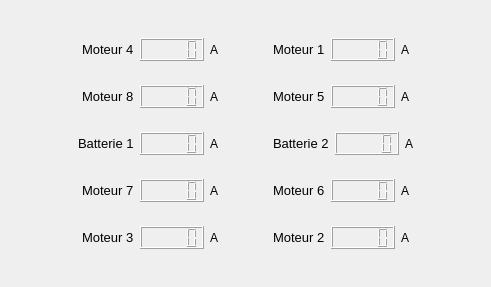
      <widget class="QWidget" name="tab_7">
       <attribute name="title">
        <string>Current</string>
       </attribute>
       <layout class="QHBoxLayout" name="horizontalLayout_26">
        <item>
         <widget class="QWidget" name="widget_2" native="true">
          <property name="maximumSize">
           <size>
            <width>16777215</width>
            <height>16777215</height>
           </size>
          </property>
          <layout class="QHBoxLayout" name="horizontalLayout_15">
           <item>
            <widget class="QWidget" name="widget_18" native="true">
             <property name="maximumSize">
              <size>
               <width>300</width>
               <height>16777215</height>
              </size>
             </property>
             <layout class="QVBoxLayout" name="verticalLayout_3">
              <item>
               <widget class="QWidget" name="widget_3" native="true">
                <property name="maximumSize">
                 <size>
                  <width>16777215</width>
                  <height>16777215</height>
                 </size>
                </property>
                <layout class="QHBoxLayout" name="horizontalLayout_8">
                 <item>
                  <spacer name="horizontalSpacer_5">
                   <property name="orientation">
                    <enum>Qt::Horizontal</enum>
                   </property>
                   <property name="sizeHint" stdset="0">
                    <size>
                     <width>40</width>
                     <height>20</height>
                    </size>
                   </property>
                  </spacer>
                 </item>
                 <item>
                  <widget class="QLabel" name="M4_2">
                   <property name="maximumSize">
                    <size>
                     <width>60</width>
                     <height>33</height>
                    </size>
                   </property>
                   <property name="font">
                    <font>
                     <pointsize>10</pointsize>
                    </font>
                   </property>
                   <property name="text">
                    <string>Moteur 4</string>
                   </property>
                  </widget>
                 </item>
                 <item>
                  <widget class="QLCDNumber" name="CurrentM4">
                   <property name="minimumSize">
                    <size>
                     <width>0</width>
                     <height>0</height>
                    </size>
                   </property>
                   <property name="maximumSize">
                    <size>
                     <width>78</width>
                     <height>37</height>
                    </size>
                   </property>
                  </widget>
                 </item>
                 <item>
                  <widget class="QLabel" name="label_111">
                   <property name="maximumSize">
                    <size>
                     <width>60</width>
                     <height>16777215</height>
                    </size>
                   </property>
                   <property name="text">
                    <string>A</string>
                   </property>
                  </widget>
                 </item>
                </layout>
               </widget>
              </item>
              <item>
               <widget class="QWidget" name="widget_9" native="true">
                <property name="maximumSize">
                 <size>
                  <width>16777215</width>
                  <height>16777215</height>
                 </size>
                </property>
                <layout class="QHBoxLayout" name="horizontalLayout_17">
                 <item>
                  <spacer name="horizontalSpacer_6">
                   <property name="orientation">
                    <enum>Qt::Horizontal</enum>
                   </property>
                   <property name="sizeHint" stdset="0">
                    <size>
                     <width>40</width>
                     <height>20</height>
                    </size>
                   </property>
                  </spacer>
                 </item>
                 <item>
                  <widget class="QLabel" name="M8_2">
                   <property name="maximumSize">
                    <size>
                     <width>60</width>
                     <height>33</height>
                    </size>
                   </property>
                   <property name="font">
                    <font>
                     <pointsize>10</pointsize>
                    </font>
                   </property>
                   <property name="text">
                    <string>Moteur 8</string>
                   </property>
                  </widget>
                 </item>
                 <item>
                  <widget class="QLCDNumber" name="CurrentM8">
                   <property name="minimumSize">
                    <size>
                     <width>0</width>
                     <height>0</height>
                    </size>
                   </property>
                   <property name="maximumSize">
                    <size>
                     <width>78</width>
                     <height>37</height>
                    </size>
                   </property>
                  </widget>
                 </item>
                 <item>
                  <widget class="QLabel" name="label_113">
                   <property name="maximumSize">
                    <size>
                     <width>60</width>
                     <height>16777215</height>
                    </size>
                   </property>
                   <property name="text">
                    <string>A</string>
                   </property>
                  </widget>
                 </item>
                </layout>
               </widget>
              </item>
              <item>
               <widget class="QWidget" name="widget_19" native="true">
                <property name="maximumSize">
                 <size>
                  <width>16777215</width>
                  <height>16777215</height>
                 </size>
                </property>
                <layout class="QHBoxLayout" name="horizontalLayout_18">
                 <item>
                  <spacer name="horizontalSpacer_3">
                   <property name="orientation">
                    <enum>Qt::Horizontal</enum>
                   </property>
                   <property name="sizeHint" stdset="0">
                    <size>
                     <width>40</width>
                     <height>20</height>
                    </size>
                   </property>
                  </spacer>
                 </item>
                 <item>
                  <widget class="QLabel" name="label_114">
                   <property name="maximumSize">
                    <size>
                     <width>70</width>
                     <height>33</height>
                    </size>
                   </property>
                   <property name="font">
                    <font>
                     <pointsize>10</pointsize>
                    </font>
                   </property>
                   <property name="text">
                    <string>Batterie 1</string>
                   </property>
                  </widget>
                 </item>
                 <item>
                  <widget class="QLCDNumber" name="CurrentB1">
                   <property name="minimumSize">
                    <size>
                     <width>0</width>
                     <height>0</height>
                    </size>
                   </property>
                   <property name="maximumSize">
                    <size>
                     <width>78</width>
                     <height>37</height>
                    </size>
                   </property>
                  </widget>
                 </item>
                 <item>
                  <widget class="QLabel" name="label_115">
                   <property name="maximumSize">
                    <size>
                     <width>60</width>
                     <height>16777215</height>
                    </size>
                   </property>
                   <property name="text">
                    <string>A</string>
                   </property>
                  </widget>
                 </item>
                </layout>
               </widget>
              </item>
              <item>
               <widget class="QWidget" name="widget_20" native="true">
                <property name="maximumSize">
                 <size>
                  <width>16777215</width>
                  <height>16777215</height>
                 </size>
                </property>
                <layout class="QHBoxLayout" name="horizontalLayout_19">
                 <item>
                  <spacer name="horizontalSpacer_7">
                   <property name="orientation">
                    <enum>Qt::Horizontal</enum>
                   </property>
                   <property name="sizeHint" stdset="0">
                    <size>
                     <width>40</width>
                     <height>20</height>
                    </size>
                   </property>
                  </spacer>
                 </item>
                 <item>
                  <widget class="QLabel" name="M7_2">
                   <property name="maximumSize">
                    <size>
                     <width>60</width>
                     <height>33</height>
                    </size>
                   </property>
                   <property name="font">
                    <font>
                     <pointsize>10</pointsize>
                    </font>
                   </property>
                   <property name="text">
                    <string>Moteur 7</string>
                   </property>
                  </widget>
                 </item>
                 <item>
                  <widget class="QLCDNumber" name="CurrentM7">
                   <property name="minimumSize">
                    <size>
                     <width>0</width>
                     <height>0</height>
                    </size>
                   </property>
                   <property name="maximumSize">
                    <size>
                     <width>78</width>
                     <height>37</height>
                    </size>
                   </property>
                  </widget>
                 </item>
                 <item>
                  <widget class="QLabel" name="label_117">
                   <property name="maximumSize">
                    <size>
                     <width>60</width>
                     <height>16777215</height>
                    </size>
                   </property>
                   <property name="text">
                    <string>A</string>
                   </property>
                  </widget>
                 </item>
                </layout>
               </widget>
              </item>
              <item>
               <widget class="QWidget" name="widget_21" native="true">
                <property name="maximumSize">
                 <size>
                  <width>16777215</width>
                  <height>16777215</height>
                 </size>
                </property>
                <layout class="QHBoxLayout" name="horizontalLayout_20">
                 <item>
                  <spacer name="horizontalSpacer_8">
                   <property name="orientation">
                    <enum>Qt::Horizontal</enum>
                   </property>
                   <property name="sizeHint" stdset="0">
                    <size>
                     <width>40</width>
                     <height>20</height>
                    </size>
                   </property>
                  </spacer>
                 </item>
                 <item>
                  <widget class="QLabel" name="M3_2">
                   <property name="maximumSize">
                    <size>
                     <width>60</width>
                     <height>33</height>
                    </size>
                   </property>
                   <property name="font">
                    <font>
                     <pointsize>10</pointsize>
                    </font>
                   </property>
                   <property name="text">
                    <string>Moteur 3</string>
                   </property>
                  </widget>
                 </item>
                 <item>
                  <widget class="QLCDNumber" name="CurrentM3">
                   <property name="minimumSize">
                    <size>
                     <width>0</width>
                     <height>0</height>
                    </size>
                   </property>
                   <property name="maximumSize">
                    <size>
                     <width>78</width>
                     <height>37</height>
                    </size>
                   </property>
                  </widget>
                 </item>
                 <item>
                  <widget class="QLabel" name="label_119">
                   <property name="maximumSize">
                    <size>
                     <width>60</width>
                     <height>16777215</height>
                    </size>
                   </property>
                   <property name="text">
                    <string>A</string>
                   </property>
                  </widget>
                 </item>
                </layout>
               </widget>
              </item>
             </layout>
            </widget>
           </item>
           <item>
            <widget class="QLabel" name="label_2">
             <property name="enabled">
              <bool>true</bool>
             </property>
             <property name="sizePolicy">
              <sizepolicy hsizetype="Expanding" vsizetype="Preferred">
               <horstretch>0</horstretch>
               <verstretch>0</verstretch>
              </sizepolicy>
             </property>
             <property name="maximumSize">
              <size>
               <width>282</width>
               <height>400</height>
              </size>
             </property>
             <property name="text">
              <string/>
             </property>
             <property name="pixmap">
              <pixmap>AUV8.1_Top_filaire_transparent_Rotate.png</pixmap>
             </property>
             <property name="scaledContents">
              <bool>true</bool>
             </property>
            </widget>
           </item>
           <item>
            <widget class="QWidget" name="widget_79" native="true">
             <property name="minimumSize">
              <size>
               <width>0</width>
               <height>0</height>
              </size>
             </property>
             <property name="maximumSize">
              <size>
               <width>300</width>
               <height>16651616</height>
              </size>
             </property>
             <layout class="QVBoxLayout" name="verticalLayout_5">
              <item>
               <widget class="QWidget" name="widget_22" native="true">
                <layout class="QHBoxLayout" name="horizontalLayout_21">
                 <item>
                  <widget class="QLabel" name="M1_2">
                   <property name="maximumSize">
                    <size>
                     <width>60</width>
                     <height>33</height>
                    </size>
                   </property>
                   <property name="font">
                    <font>
                     <pointsize>10</pointsize>
                    </font>
                   </property>
                   <property name="text">
                    <string>Moteur 1</string>
                   </property>
                  </widget>
                 </item>
                 <item>
                  <widget class="QLCDNumber" name="CurrentM1">
                   <property name="minimumSize">
                    <size>
                     <width>0</width>
                     <height>0</height>
                    </size>
                   </property>
                   <property name="maximumSize">
                    <size>
                     <width>78</width>
                     <height>37</height>
                    </size>
                   </property>
                  </widget>
                 </item>
                 <item>
                  <widget class="QLabel" name="label_121">
                   <property name="minimumSize">
                    <size>
                     <width>0</width>
                     <height>0</height>
                    </size>
                   </property>
                   <property name="maximumSize">
                    <size>
                     <width>60</width>
                     <height>16777215</height>
                    </size>
                   </property>
                   <property name="text">
                    <string>A</string>
                   </property>
                  </widget>
                 </item>
                 <item>
                  <spacer name="horizontalSpacer_9">
                   <property name="orientation">
                    <enum>Qt::Horizontal</enum>
                   </property>
                   <property name="sizeHint" stdset="0">
                    <size>
                     <width>40</width>
                     <height>20</height>
                    </size>
                   </property>
                  </spacer>
                 </item>
                </layout>
               </widget>
              </item>
              <item>
               <widget class="QWidget" name="widget_23" native="true">
                <layout class="QHBoxLayout" name="horizontalLayout_22">
                 <item>
                  <widget class="QLabel" name="M5_2">
                   <property name="maximumSize">
                    <size>
                     <width>60</width>
                     <height>33</height>
                    </size>
                   </property>
                   <property name="font">
                    <font>
                     <pointsize>10</pointsize>
                    </font>
                   </property>
                   <property name="text">
                    <string>Moteur 5</string>
                   </property>
                  </widget>
                 </item>
                 <item>
                  <widget class="QLCDNumber" name="CurrentM5">
                   <property name="minimumSize">
                    <size>
                     <width>0</width>
                     <height>0</height>
                    </size>
                   </property>
                   <property name="maximumSize">
                    <size>
                     <width>78</width>
                     <height>37</height>
                    </size>
                   </property>
                  </widget>
                 </item>
                 <item>
                  <widget class="QLabel" name="label_123">
                   <property name="minimumSize">
                    <size>
                     <width>0</width>
                     <height>0</height>
                    </size>
                   </property>
                   <property name="maximumSize">
                    <size>
                     <width>60</width>
                     <height>16777215</height>
                    </size>
                   </property>
                   <property name="text">
                    <string>A</string>
                   </property>
                  </widget>
                 </item>
                 <item>
                  <spacer name="horizontalSpacer_10">
                   <property name="orientation">
                    <enum>Qt::Horizontal</enum>
                   </property>
                   <property name="sizeHint" stdset="0">
                    <size>
                     <width>40</width>
                     <height>20</height>
                    </size>
                   </property>
                  </spacer>
                 </item>
                </layout>
               </widget>
              </item>
              <item>
               <widget class="QWidget" name="widget_24" native="true">
                <layout class="QHBoxLayout" name="horizontalLayout_23">
                 <item>
                  <widget class="QLabel" name="label_124">
                   <property name="maximumSize">
                    <size>
                     <width>70</width>
                     <height>33</height>
                    </size>
                   </property>
                   <property name="font">
                    <font>
                     <pointsize>10</pointsize>
                    </font>
                   </property>
                   <property name="text">
                    <string>Batterie 2</string>
                   </property>
                  </widget>
                 </item>
                 <item>
                  <widget class="QLCDNumber" name="CurrentB2">
                   <property name="minimumSize">
                    <size>
                     <width>0</width>
                     <height>0</height>
                    </size>
                   </property>
                   <property name="maximumSize">
                    <size>
                     <width>78</width>
                     <height>37</height>
                    </size>
                   </property>
                  </widget>
                 </item>
                 <item>
                  <widget class="QLabel" name="label_125">
                   <property name="minimumSize">
                    <size>
                     <width>0</width>
                     <height>0</height>
                    </size>
                   </property>
                   <property name="maximumSize">
                    <size>
                     <width>60</width>
                     <height>16777215</height>
                    </size>
                   </property>
                   <property name="text">
                    <string>A</string>
                   </property>
                  </widget>
                 </item>
                 <item>
                  <spacer name="horizontalSpacer_11">
                   <property name="orientation">
                    <enum>Qt::Horizontal</enum>
                   </property>
                   <property name="sizeHint" stdset="0">
                    <size>
                     <width>40</width>
                     <height>20</height>
                    </size>
                   </property>
                  </spacer>
                 </item>
                </layout>
               </widget>
              </item>
              <item>
               <widget class="QWidget" name="widget_25" native="true">
                <layout class="QHBoxLayout" name="horizontalLayout_24">
                 <item>
                  <widget class="QLabel" name="M6_2">
                   <property name="maximumSize">
                    <size>
                     <width>60</width>
                     <height>33</height>
                    </size>
                   </property>
                   <property name="font">
                    <font>
                     <pointsize>10</pointsize>
                    </font>
                   </property>
                   <property name="text">
                    <string>Moteur 6</string>
                   </property>
                  </widget>
                 </item>
                 <item>
                  <widget class="QLCDNumber" name="CurrentM6">
                   <property name="minimumSize">
                    <size>
                     <width>0</width>
                     <height>0</height>
                    </size>
                   </property>
                   <property name="maximumSize">
                    <size>
                     <width>78</width>
                     <height>37</height>
                    </size>
                   </property>
                  </widget>
                 </item>
                 <item>
                  <widget class="QLabel" name="label_127">
                   <property name="minimumSize">
                    <size>
                     <width>0</width>
                     <height>0</height>
                    </size>
                   </property>
                   <property name="maximumSize">
                    <size>
                     <width>60</width>
                     <height>16777215</height>
                    </size>
                   </property>
                   <property name="text">
                    <string>A</string>
                   </property>
                  </widget>
                 </item>
                 <item>
                  <spacer name="horizontalSpacer_4">
                   <property name="orientation">
                    <enum>Qt::Horizontal</enum>
                   </property>
                   <property name="sizeHint" stdset="0">
                    <size>
                     <width>40</width>
                     <height>20</height>
                    </size>
                   </property>
                  </spacer>
                 </item>
                </layout>
               </widget>
              </item>
              <item>
               <widget class="QWidget" name="widget_26" native="true">
                <layout class="QHBoxLayout" name="horizontalLayout_25">
                 <item>
                  <widget class="QLabel" name="M2_2">
                   <property name="maximumSize">
                    <size>
                     <width>60</width>
                     <height>33</height>
                    </size>
                   </property>
                   <property name="font">
                    <font>
                     <pointsize>10</pointsize>
                    </font>
                   </property>
                   <property name="text">
                    <string>Moteur 2</string>
                   </property>
                  </widget>
                 </item>
                 <item>
                  <widget class="QLCDNumber" name="CurrentM2">
                   <property name="minimumSize">
                    <size>
                     <width>0</width>
                     <height>0</height>
                    </size>
                   </property>
                   <property name="maximumSize">
                    <size>
                     <width>78</width>
                     <height>37</height>
                    </size>
                   </property>
                  </widget>
                 </item>
                 <item>
                  <widget class="QLabel" name="label_129">
                   <property name="minimumSize">
                    <size>
                     <width>0</width>
                     <height>0</height>
                    </size>
                   </property>
                   <property name="maximumSize">
                    <size>
                     <width>60</width>
                     <height>16777215</height>
                    </size>
                   </property>
                   <property name="text">
                    <string>A</string>
                   </property>
                  </widget>
                 </item>
                 <item>
                  <spacer name="horizontalSpacer_12">
                   <property name="orientation">
                    <enum>Qt::Horizontal</enum>
                   </property>
                   <property name="sizeHint" stdset="0">
                    <size>
                     <width>40</width>
                     <height>20</height>
                    </size>
                   </property>
                  </spacer>
                 </item>
                </layout>
               </widget>
              </item>
             </layout>
            </widget>
           </item>
          </layout>
         </widget>
        </item>
       </layout>
      </widget>
